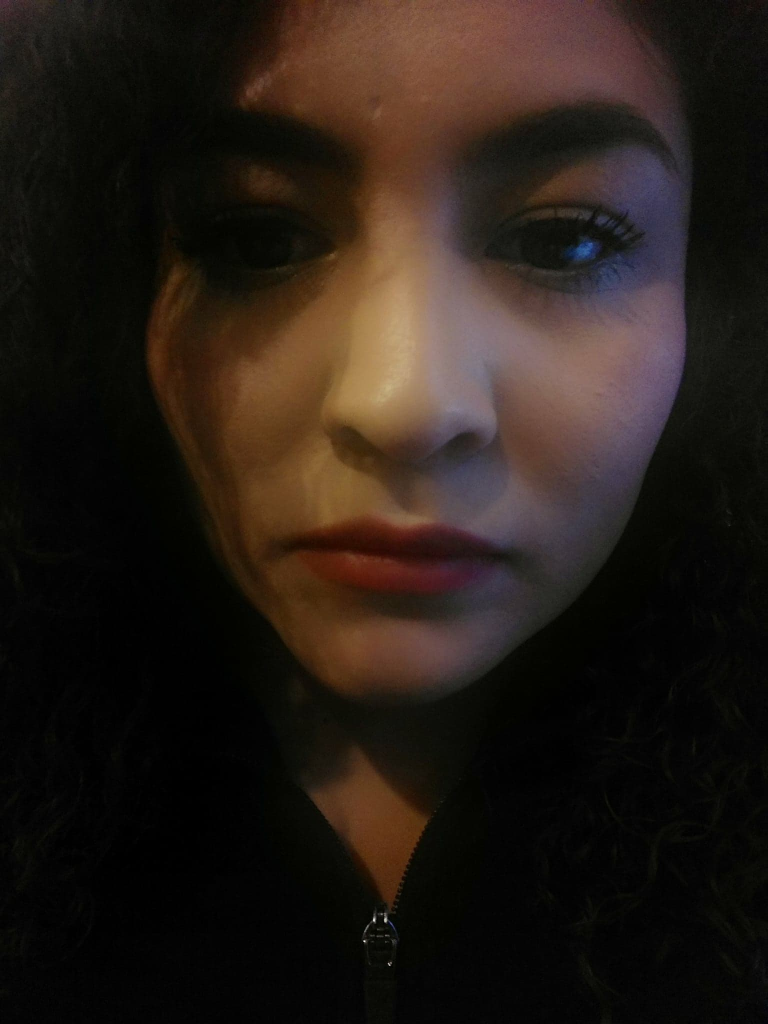
#> input picture RPC/A2.jpg, 1536 x 2048 px (shown at 1/2 size)
$ python -i Procesamiento.py   (imports and definitions only)   (Python 2 division)   (older library calls are emulated)
#> lines starting #> are read from the running program, lines starting #| are printed output that depends on the picture
from PIL import Image
import numpy as np
from skimage.color import deltaE_cie76
from skimage.color import rgb2lab
from skimage.color import rgb2xyz
from skimage.color import rgb2gray
from skimage.feature import local_binary_pattern
import matplotlib.pyplot as plt
from mpl_toolkits.mplot3d import Axes3D
from matplotlib.pylab import hist, show

#BASES DE DATOS Y ASI
from Configuracion_LBP import *
import math

#OPEN CV
import sys, getopt
import cv2


class Procesamiento():

    Config = Configuracion_LBP()    #OBJETO DE CONFIGURACION

    # [66 lines left out: functions LBP, Distancia_Euclidiana, not called in this run]

    def Deteccion(self, Imagen):
    	""" Este metodo detecta el rostro de la imagen de entrada y lo recorta
    guardando asi la imagen de entrada con el rostro a una resolucion de
  	    512x512 pixeles
        """
#> called with Imagen = 'A2.jpg'
	def detect(img, cascade):
            rects = cascade.detectMultiScale(img, scaleFactor=1.3, minNeighbors=4, minSize=(30, 30),
                                     flags=cv2.CASCADE_SCALE_IMAGE)
            if len(rects) == 0:
                return []
            rects[:,2:] += rects[:,:2]
            return rects


    	args, video_src = getopt.getopt(sys.argv[1:], '', ['cascade=', 'nested-cascade='])

    	args = dict(args)
    	cascade_fn = args.get('--cascade', "haarcascade_frontalface_alt.xml")

    	cascade = cv2.CascadeClassifier(cascade_fn)

    	img = cv2.imread(Imagen,cv2.IMREAD_COLOR)
#> img is the input picture: shape (2048, 1536, 3); mean B, G, R 21.8, 28, 37.3

    	gray = cv2.cvtColor(img, cv2.COLOR_BGR2GRAY)
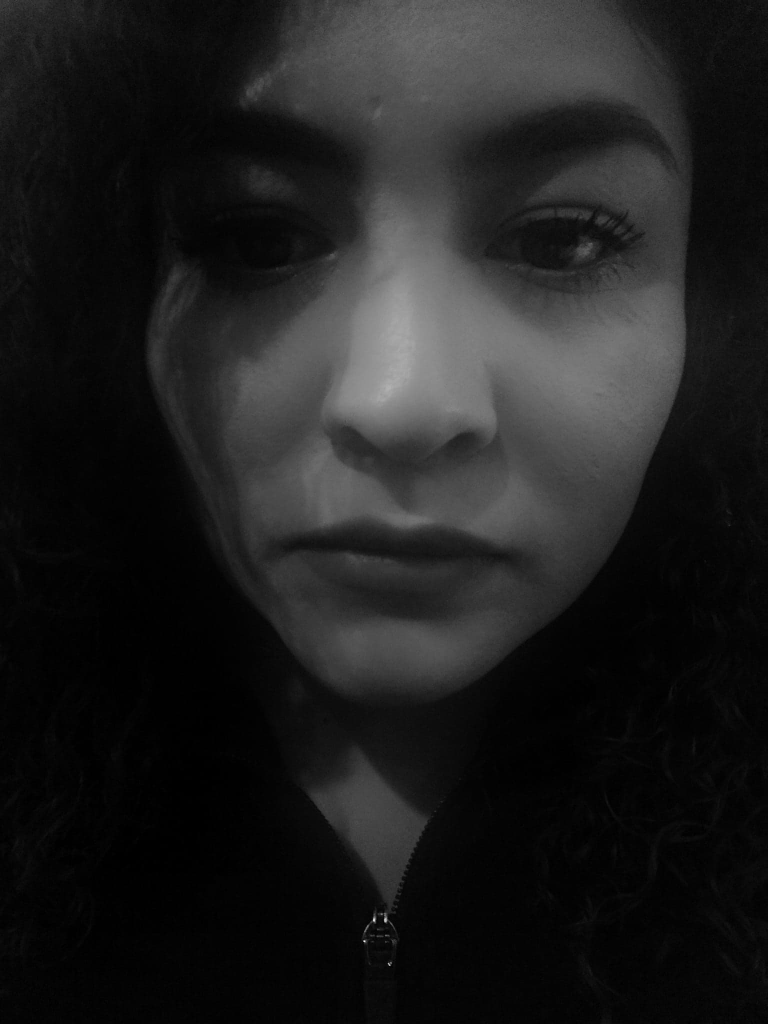
#> gray: shape (2048, 1536) (shown at 1/2 size); min 0, max 255, mean 30.1
    	gray = cv2.equalizeHist(gray)
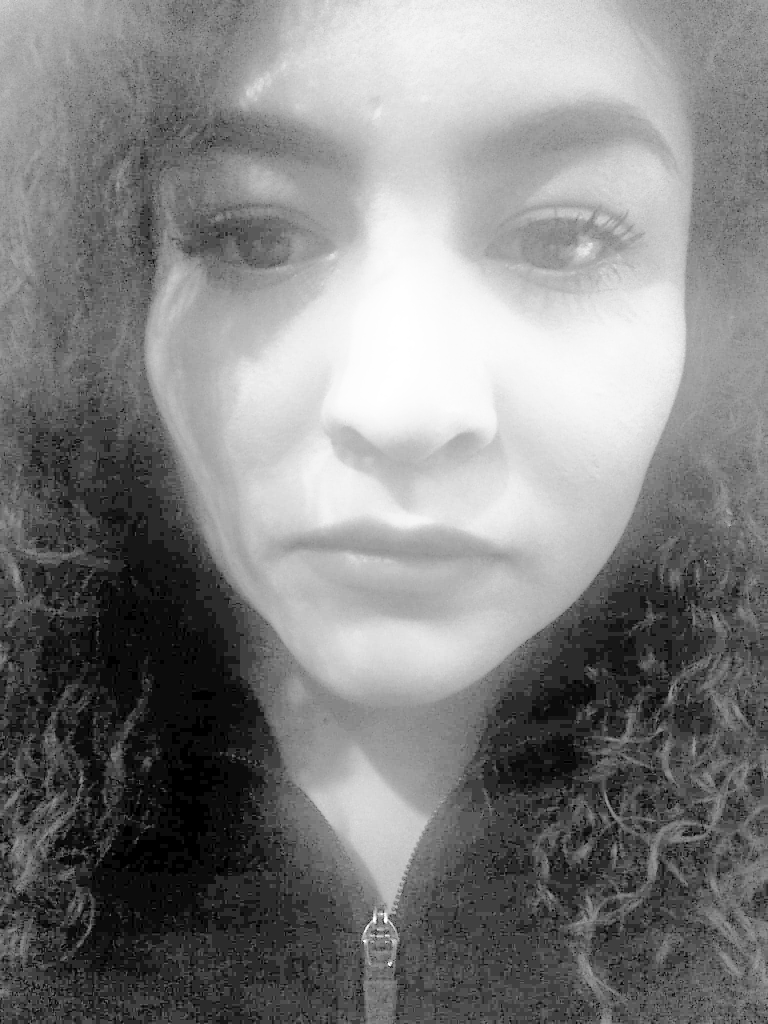
#> gray: shape (2048, 1536) (shown at 1/2 size); min 0, max 255, mean 129.6

	rects = detect(gray, cascade)
#> in detect, `rects = cascade.detectMultiScale(img, scaleFactor=1.3, minNeighbors=4,..`: rects = [[147, 40, 1331, 1331]]
#> rects = [[147, 40, 1478, 1371]]

    	crop_img = None
    	for x1, y1, x2, y2 in rects:
            crop_img = img[y1:y2, x1:x2]
#> this loop made 1 pass
#> pass 1, in Deteccion, `crop_img = img[y1:y2, x1:x2]`:
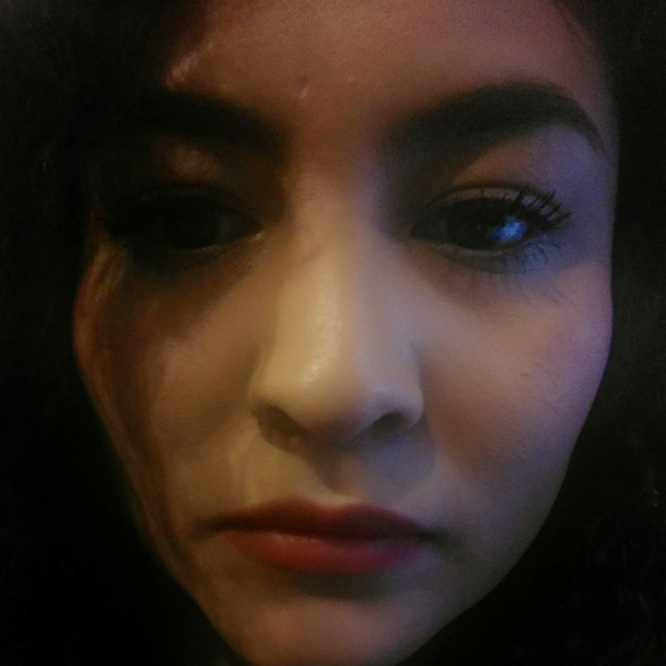
#> crop_img: shape (1331, 1331, 3) (shown at 1/2 size); mean B, G, R 33.4, 42.3, 57.2


    	newi = cv2.resize(crop_img,(512,512))    #REAJUSTAMOS LA IMAGEN
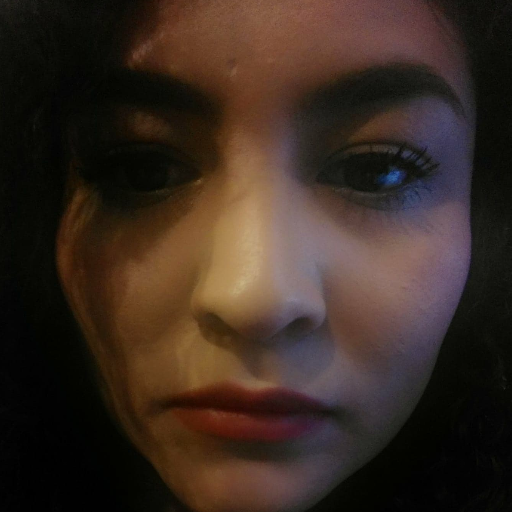
#> newi: shape (512, 512, 3); mean B, G, R 33.3, 42.2, 57.1
    	#cv2.imwrite('Recorte.jpg',newi)
        return newi

>>> result = Procesamiento().Deteccion('A2.jpg')

$ run again, on RPC/A4.jpg
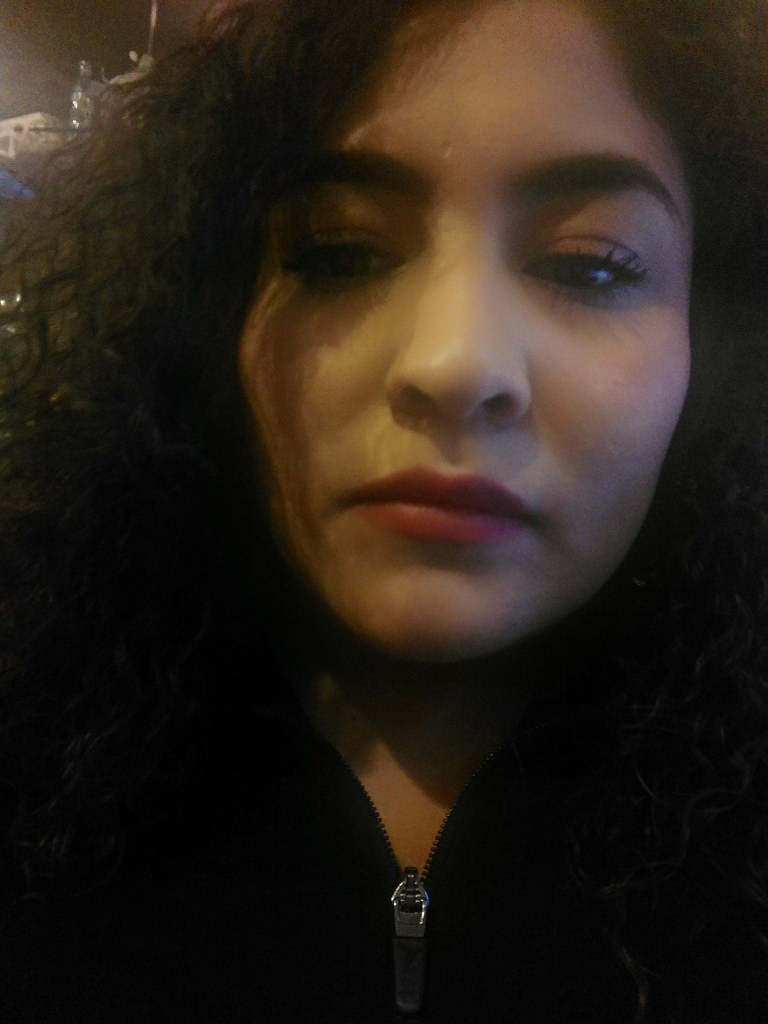
#> input picture RPC/A4.jpg, 1536 x 2048 px (shown at 1/2 size)
#> in Deteccion, img is the input picture: shape (2048, 1536, 3); mean B, G, R 24, 32.9, 42
#> in Deteccion, `gray = cv2.equalizeHist(gray)`:
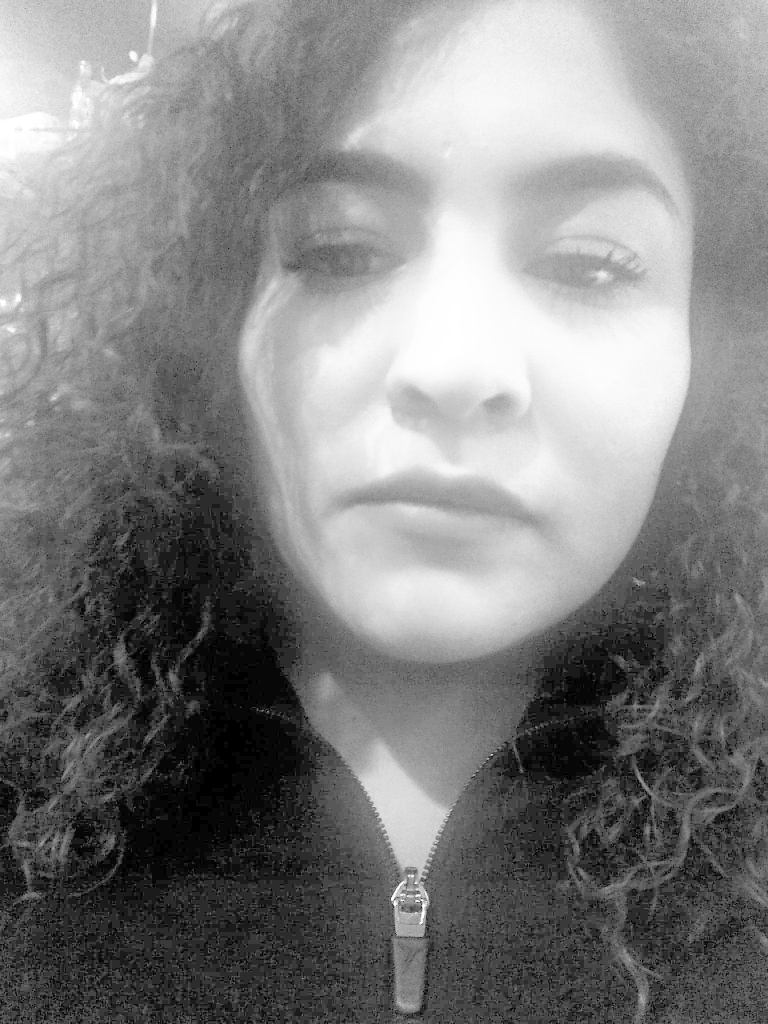
#> gray: shape (2048, 1536) (shown at 1/2 size); min 0, max 255, mean 129
#> in detect, `rects = cascade.detectMultiScale(img, scaleFactor=1.3, minNeighbors=4,..`: rects = [[363, 124, 1101, 1101]]
#> in Deteccion, `rects = detect(gray, cascade)`: rects = [[363, 124, 1464, 1225]]
#> the loop in Deteccion, `for x1, y1, x2, y2 in rects:` made 1 pass
#> in Deteccion, `newi = cv2.resize(crop_img,(512,512))`:
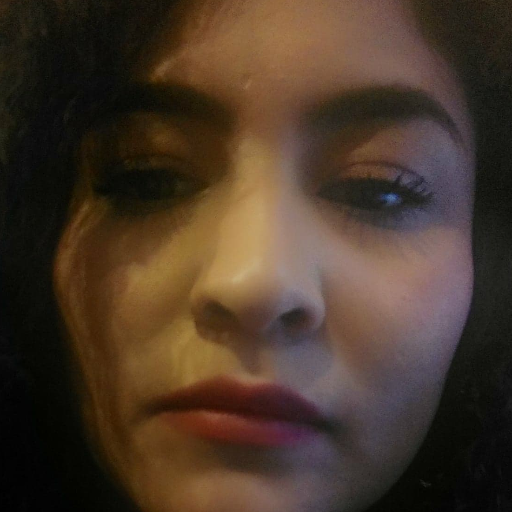
#> newi: shape (512, 512, 3); mean B, G, R 40.9, 55.1, 72.5

$ run again, on RPC/A5.jpg
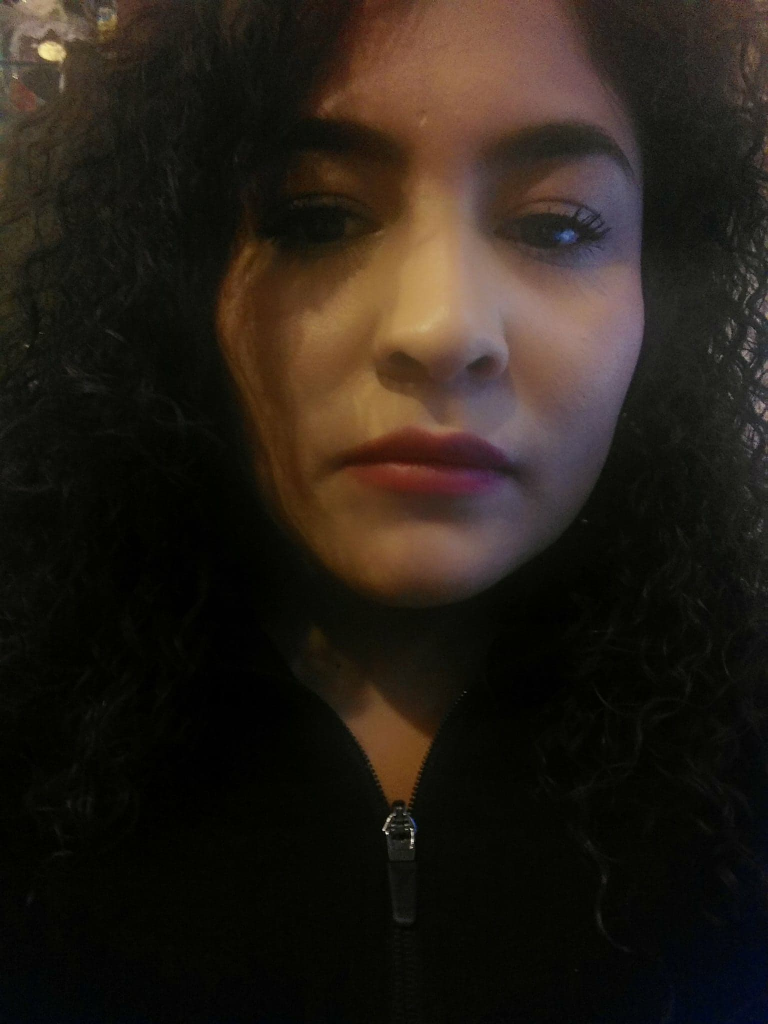
#> input picture RPC/A5.jpg, 1536 x 2048 px (shown at 1/2 size)
#> in Deteccion, img is the input picture: shape (2048, 1536, 3); mean B, G, R 23, 30.5, 38.1
#> in Deteccion, `gray = cv2.equalizeHist(gray)`:
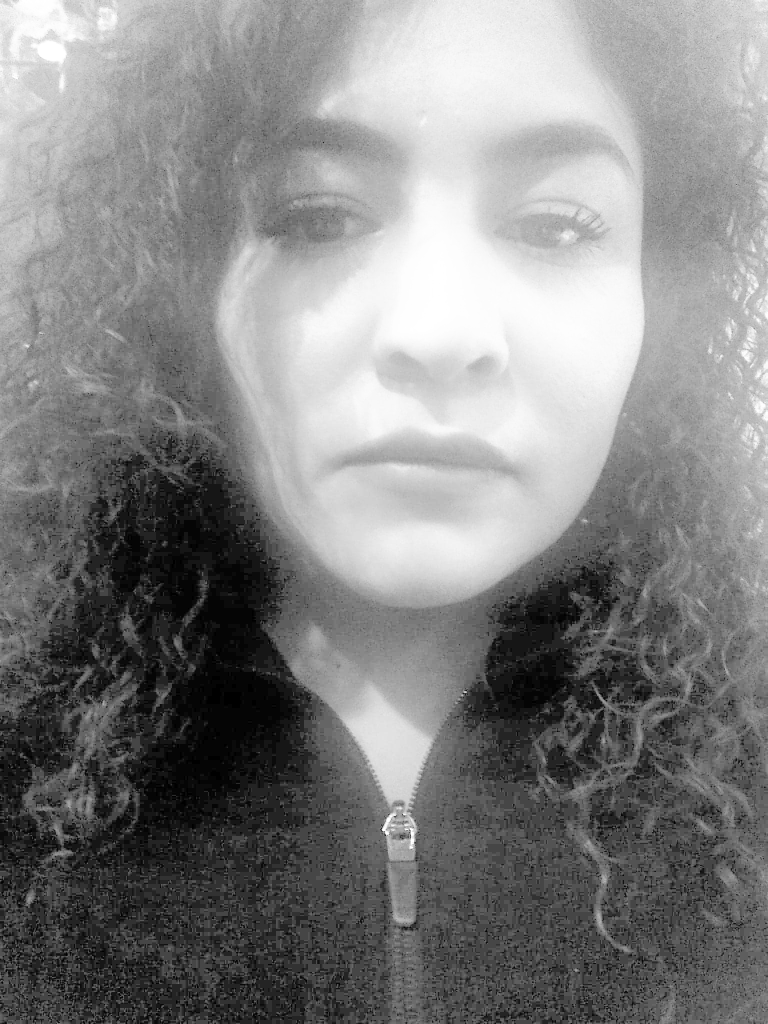
#> gray: shape (2048, 1536) (shown at 1/2 size); min 0, max 255, mean 130.4
#> in detect, `rects = cascade.detectMultiScale(img, scaleFactor=1.3, minNeighbors=4,..`: rects = [[371, 68, 1024, 1024]]
#> in Deteccion, `rects = detect(gray, cascade)`: rects = [[371, 68, 1395, 1092]]
#> the loop in Deteccion, `for x1, y1, x2, y2 in rects:` made 1 pass
#> in Deteccion, `newi = cv2.resize(crop_img,(512,512))`:
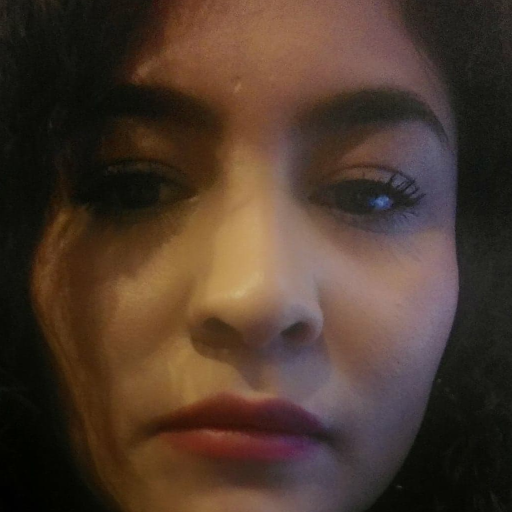
#> newi: shape (512, 512, 3); mean B, G, R 44.3, 56.6, 75.9

$ run again, on RPC/ANG1.jpg
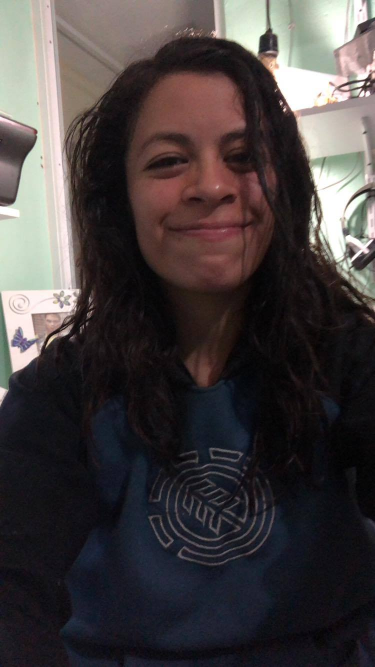
#> input picture RPC/ANG1.jpg, 750 x 1334 px (shown at 1/2 size)
#> in Deteccion, img is the input picture: shape (1334, 750, 3); mean B, G, R 63.5, 63.1, 69.3
#> in Deteccion, `gray = cv2.equalizeHist(gray)`:
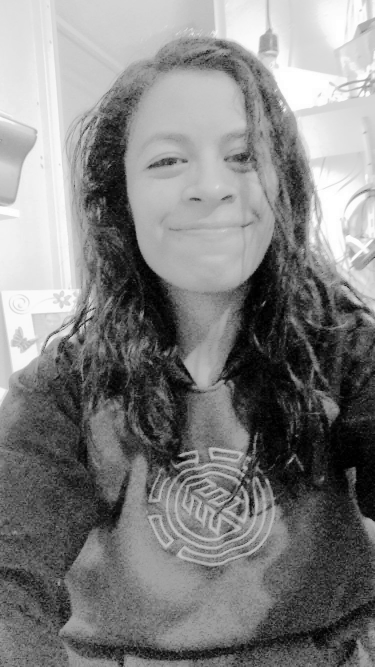
#> gray: shape (1334, 750) (shown at 1/2 size); min 0, max 255, mean 129.3
#> in detect, `rects = cascade.detectMultiScale(img, scaleFactor=1.3, minNeighbors=4,..`: rects = [[222, 169, 375, 375]]
#> in Deteccion, `rects = detect(gray, cascade)`: rects = [[222, 169, 597, 544]]
#> the loop in Deteccion, `for x1, y1, x2, y2 in rects:` made 1 pass
#> pass 1, in Deteccion, `crop_img = img[y1:y2, x1:x2]`:
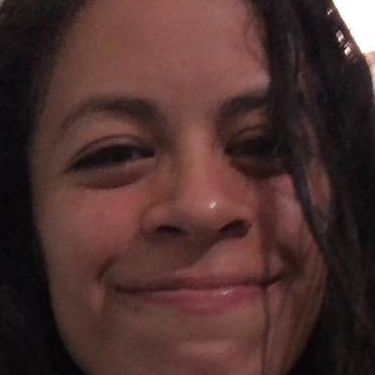
#> crop_img: shape (375, 375, 3); mean B, G, R 46.8, 49.2, 76.5
